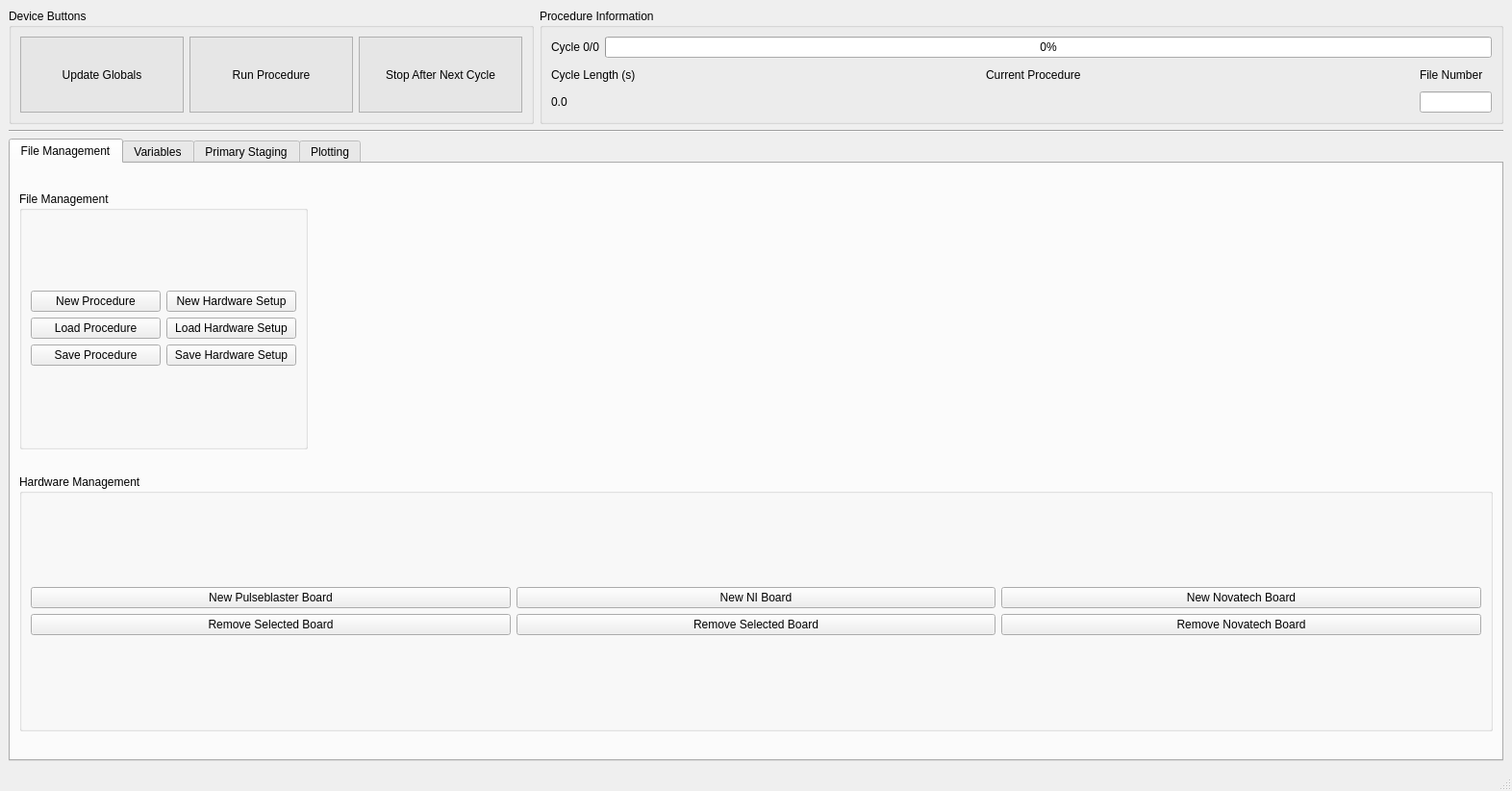
<?xml version="1.0" encoding="UTF-8"?>
<ui version="4.0">
 <class>MainWindow</class>
 <widget class="QMainWindow" name="MainWindow">
  <property name="geometry">
   <rect>
    <x>0</x>
    <y>0</y>
    <width>1572</width>
    <height>822</height>
   </rect>
  </property>
  <property name="windowTitle">
   <string>MainWindow</string>
  </property>
  <widget class="QWidget" name="centralwidget">
   <layout class="QVBoxLayout" name="verticalLayout_8">
    <item>
     <layout class="QVBoxLayout" name="verticalLayout">
      <item>
       <layout class="QHBoxLayout" name="horizontalLayout">
        <item>
         <widget class="QGroupBox" name="groupBox_3">
          <property name="sizePolicy">
           <sizepolicy hsizetype="Maximum" vsizetype="Preferred">
            <horstretch>0</horstretch>
            <verstretch>0</verstretch>
           </sizepolicy>
          </property>
          <property name="minimumSize">
           <size>
            <width>300</width>
            <height>100</height>
           </size>
          </property>
          <property name="maximumSize">
           <size>
            <width>16777215</width>
            <height>120</height>
           </size>
          </property>
          <property name="title">
           <string>Device Buttons</string>
          </property>
          <property name="flat">
           <bool>false</bool>
          </property>
          <property name="checkable">
           <bool>false</bool>
          </property>
          <layout class="QGridLayout" name="gridLayout_5">
           <item row="0" column="0">
            <layout class="QGridLayout" name="gridLayout_8">
             <item row="0" column="1">
              <widget class="QPushButton" name="start_device_button">
               <property name="sizePolicy">
                <sizepolicy hsizetype="Minimum" vsizetype="Expanding">
                 <horstretch>0</horstretch>
                 <verstretch>0</verstretch>
                </sizepolicy>
               </property>
               <property name="minimumSize">
                <size>
                 <width>170</width>
                 <height>0</height>
                </size>
               </property>
               <property name="styleSheet">
                <string notr="true">QPushButton {
	background-color: rgb(230, 230, 230); 
	border-style: solid;
	border-color: rgb(176, 176, 176);
	border-width: 1px;
}
QPushButton:hover {background-color: rgb(210, 255, 190)}
QPushButton:pressed {background-color: rgb(170, 255,130)}</string>
               </property>
               <property name="text">
                <string>Run Procedure</string>
               </property>
               <property name="checkable">
                <bool>false</bool>
               </property>
               <property name="checked">
                <bool>false</bool>
               </property>
               <property name="autoDefault">
                <bool>false</bool>
               </property>
               <property name="default">
                <bool>false</bool>
               </property>
               <property name="flat">
                <bool>false</bool>
               </property>
              </widget>
             </item>
             <item row="0" column="2">
              <widget class="QPushButton" name="stop_device_button">
               <property name="sizePolicy">
                <sizepolicy hsizetype="Minimum" vsizetype="Expanding">
                 <horstretch>0</horstretch>
                 <verstretch>0</verstretch>
                </sizepolicy>
               </property>
               <property name="minimumSize">
                <size>
                 <width>170</width>
                 <height>0</height>
                </size>
               </property>
               <property name="styleSheet">
                <string notr="true">QPushButton {
	background-color: rgb(230, 230, 230); 
	border-style: solid;
	border-color: rgb(176, 176, 176);
	border-width: 1px;
}
QPushButton:hover {background-color: rgb(255, 210, 210)}
QPushButton:pressed {background-color: rgb(255, 170,170)}</string>
               </property>
               <property name="text">
                <string>Stop After Next Cycle</string>
               </property>
              </widget>
             </item>
             <item row="0" column="0">
              <widget class="QPushButton" name="update_globals_button">
               <property name="sizePolicy">
                <sizepolicy hsizetype="Minimum" vsizetype="Expanding">
                 <horstretch>0</horstretch>
                 <verstretch>0</verstretch>
                </sizepolicy>
               </property>
               <property name="minimumSize">
                <size>
                 <width>170</width>
                 <height>0</height>
                </size>
               </property>
               <property name="styleSheet">
                <string notr="true">QPushButton {
	background-color: rgb(230, 230, 230); 
	border-style: solid;
	border-color: rgb(176, 176, 176);
	border-width: 1px;
}
QPushButton:hover {background-color: rgb(210, 230, 255)}
QPushButton:pressed {background-color: rgb(170, 190, 255)}</string>
               </property>
               <property name="text">
                <string>Update Globals</string>
               </property>
              </widget>
             </item>
            </layout>
           </item>
          </layout>
         </widget>
        </item>
        <item>
         <widget class="QGroupBox" name="groupBox_7">
          <property name="title">
           <string>Procedure Information</string>
          </property>
          <layout class="QVBoxLayout" name="verticalLayout_23">
           <item>
            <layout class="QVBoxLayout" name="verticalLayout_22">
             <item>
              <layout class="QHBoxLayout" name="horizontalLayout_3">
               <item>
                <widget class="QLabel" name="cycle_label">
                 <property name="text">
                  <string>Cycle 0/0</string>
                 </property>
                </widget>
               </item>
               <item>
                <widget class="QProgressBar" name="cycle_progress">
                 <property name="minimum">
                  <number>0</number>
                 </property>
                 <property name="maximum">
                  <number>1000</number>
                 </property>
                 <property name="value">
                  <number>0</number>
                 </property>
                </widget>
               </item>
              </layout>
             </item>
             <item>
              <layout class="QGridLayout" name="gridLayout_11">
               <item row="1" column="2">
                <widget class="QLineEdit" name="file_number">
                 <property name="sizePolicy">
                  <sizepolicy hsizetype="Fixed" vsizetype="Fixed">
                   <horstretch>0</horstretch>
                   <verstretch>0</verstretch>
                  </sizepolicy>
                 </property>
                 <property name="maximumSize">
                  <size>
                   <width>75</width>
                   <height>16777215</height>
                  </size>
                 </property>
                 <property name="readOnly">
                  <bool>true</bool>
                 </property>
                </widget>
               </item>
               <item row="0" column="2">
                <widget class="QLabel" name="label_16">
                 <property name="text">
                  <string>File Number</string>
                 </property>
                </widget>
               </item>
               <item row="0" column="1">
                <widget class="QLabel" name="label_15">
                 <property name="text">
                  <string>Current Procedure</string>
                 </property>
                </widget>
               </item>
               <item row="0" column="0">
                <widget class="QLabel" name="label_17">
                 <property name="text">
                  <string>Cycle Length (s)</string>
                 </property>
                </widget>
               </item>
               <item row="1" column="0">
                <widget class="QLabel" name="cycle_length">
                 <property name="text">
                  <string>0.0</string>
                 </property>
                </widget>
               </item>
               <item row="1" column="1">
                <widget class="QLabel" name="current_file">
                 <property name="text">
                  <string/>
                 </property>
                </widget>
               </item>
              </layout>
             </item>
            </layout>
           </item>
          </layout>
         </widget>
        </item>
       </layout>
      </item>
      <item>
       <widget class="Line" name="line">
        <property name="orientation">
         <enum>Qt::Horizontal</enum>
        </property>
       </widget>
      </item>
      <item>
       <widget class="QTabWidget" name="tabWidget_2">
        <property name="currentIndex">
         <number>0</number>
        </property>
        <widget class="QWidget" name="tab">
         <attribute name="title">
          <string>File Management</string>
         </attribute>
         <layout class="QVBoxLayout" name="verticalLayout_9">
          <item>
           <layout class="QVBoxLayout" name="verticalLayout_3">
            <item>
             <spacer name="verticalSpacer">
              <property name="orientation">
               <enum>Qt::Vertical</enum>
              </property>
              <property name="sizeType">
               <enum>QSizePolicy::Fixed</enum>
              </property>
              <property name="sizeHint" stdset="0">
               <size>
                <width>20</width>
                <height>20</height>
               </size>
              </property>
             </spacer>
            </item>
            <item>
             <layout class="QHBoxLayout" name="horizontalLayout_9">
              <item>
               <widget class="QGroupBox" name="groupBox_6">
                <property name="minimumSize">
                 <size>
                  <width>300</width>
                  <height>0</height>
                 </size>
                </property>
                <property name="title">
                 <string>File Management</string>
                </property>
                <layout class="QGridLayout" name="gridLayout_9">
                 <item row="0" column="0">
                  <layout class="QGridLayout" name="gridLayout_3">
                   <item row="1" column="0">
                    <widget class="QPushButton" name="load_button">
                     <property name="text">
                      <string>Load Procedure</string>
                     </property>
                    </widget>
                   </item>
                   <item row="2" column="0">
                    <widget class="QPushButton" name="save_button">
                     <property name="text">
                      <string>Save Procedure</string>
                     </property>
                    </widget>
                   </item>
                   <item row="0" column="1">
                    <widget class="QPushButton" name="new_hardware_button">
                     <property name="text">
                      <string>New Hardware Setup</string>
                     </property>
                    </widget>
                   </item>
                   <item row="2" column="1">
                    <widget class="QPushButton" name="save_hardware_button">
                     <property name="text">
                      <string>Save Hardware Setup</string>
                     </property>
                    </widget>
                   </item>
                   <item row="1" column="1">
                    <widget class="QPushButton" name="load_hardware_button">
                     <property name="text">
                      <string>Load Hardware Setup</string>
                     </property>
                    </widget>
                   </item>
                   <item row="0" column="0">
                    <widget class="QPushButton" name="new_procedure_button">
                     <property name="text">
                      <string>New Procedure</string>
                     </property>
                    </widget>
                   </item>
                  </layout>
                 </item>
                </layout>
               </widget>
              </item>
              <item>
               <spacer name="horizontalSpacer_5">
                <property name="orientation">
                 <enum>Qt::Horizontal</enum>
                </property>
                <property name="sizeHint" stdset="0">
                 <size>
                  <width>40</width>
                  <height>20</height>
                 </size>
                </property>
               </spacer>
              </item>
             </layout>
            </item>
            <item>
             <spacer name="verticalSpacer_6">
              <property name="orientation">
               <enum>Qt::Vertical</enum>
              </property>
              <property name="sizeType">
               <enum>QSizePolicy::Fixed</enum>
              </property>
              <property name="sizeHint" stdset="0">
               <size>
                <width>20</width>
                <height>20</height>
               </size>
              </property>
             </spacer>
            </item>
            <item>
             <widget class="QGroupBox" name="groupBox_8">
              <property name="minimumSize">
               <size>
                <width>0</width>
                <height>50</height>
               </size>
              </property>
              <property name="title">
               <string>Hardware Management</string>
              </property>
              <layout class="QVBoxLayout" name="verticalLayout_13">
               <item>
                <layout class="QGridLayout" name="gridLayout_13">
                 <item row="1" column="0">
                  <widget class="QPushButton" name="new_pulseblaster_button">
                   <property name="text">
                    <string>New Pulseblaster Board</string>
                   </property>
                  </widget>
                 </item>
                 <item row="1" column="2">
                  <widget class="QPushButton" name="new_novatech_button">
                   <property name="text">
                    <string>New Novatech Board</string>
                   </property>
                  </widget>
                 </item>
                 <item row="1" column="1">
                  <widget class="QPushButton" name="new_ni_button">
                   <property name="text">
                    <string>New NI Board</string>
                   </property>
                  </widget>
                 </item>
                 <item row="2" column="1">
                  <widget class="QPushButton" name="remove_ni_button">
                   <property name="text">
                    <string>Remove Selected Board</string>
                   </property>
                  </widget>
                 </item>
                 <item row="2" column="2">
                  <widget class="QPushButton" name="remove_novatech_button">
                   <property name="text">
                    <string>Remove Novatech Board</string>
                   </property>
                  </widget>
                 </item>
                 <item row="2" column="0">
                  <widget class="QPushButton" name="remove_pulseblaster_button">
                   <property name="text">
                    <string>Remove Selected Board</string>
                   </property>
                  </widget>
                 </item>
                </layout>
               </item>
              </layout>
             </widget>
            </item>
            <item>
             <spacer name="verticalSpacer_2">
              <property name="orientation">
               <enum>Qt::Vertical</enum>
              </property>
              <property name="sizeType">
               <enum>QSizePolicy::Fixed</enum>
              </property>
              <property name="sizeHint" stdset="0">
               <size>
                <width>20</width>
                <height>20</height>
               </size>
              </property>
             </spacer>
            </item>
           </layout>
          </item>
         </layout>
        </widget>
        <widget class="QWidget" name="MainTab">
         <attribute name="title">
          <string>Variables</string>
         </attribute>
         <layout class="QHBoxLayout" name="horizontalLayout_8">
          <item>
           <layout class="QHBoxLayout" name="horizontalLayout_2">
            <item>
             <spacer name="horizontalSpacer_3">
              <property name="orientation">
               <enum>Qt::Horizontal</enum>
              </property>
              <property name="sizeHint" stdset="0">
               <size>
                <width>40</width>
                <height>20</height>
               </size>
              </property>
             </spacer>
            </item>
            <item>
             <layout class="QVBoxLayout" name="verticalLayout_10">
              <item>
               <spacer name="verticalSpacer_3">
                <property name="orientation">
                 <enum>Qt::Vertical</enum>
                </property>
                <property name="sizeType">
                 <enum>QSizePolicy::Fixed</enum>
                </property>
                <property name="sizeHint" stdset="0">
                 <size>
                  <width>20</width>
                  <height>20</height>
                 </size>
                </property>
               </spacer>
              </item>
              <item>
               <widget class="QGroupBox" name="groupBox">
                <property name="sizePolicy">
                 <sizepolicy hsizetype="Expanding" vsizetype="Preferred">
                  <horstretch>0</horstretch>
                  <verstretch>0</verstretch>
                 </sizepolicy>
                </property>
                <property name="title">
                 <string>Sequencing Parameters</string>
                </property>
                <layout class="QGridLayout" name="gridLayout_2">
                 <item row="0" column="0">
                  <layout class="QGridLayout" name="gridLayout">
                   <item row="1" column="0">
                    <widget class="QLabel" name="label_4">
                     <property name="text">
                      <string>Steps</string>
                     </property>
                    </widget>
                   </item>
                   <item row="1" column="1">
                    <widget class="QSpinBox" name="steps_num">
                     <property name="minimum">
                      <number>1</number>
                     </property>
                     <property name="maximum">
                      <number>1000</number>
                     </property>
                    </widget>
                   </item>
                   <item row="0" column="0">
                    <widget class="QLabel" name="label_12">
                     <property name="text">
                      <string>Persistent Cycling</string>
                     </property>
                    </widget>
                   </item>
                   <item row="0" column="1" alignment="Qt::AlignHCenter">
                    <widget class="QCheckBox" name="persistent_cb">
                     <property name="text">
                      <string notr="true"/>
                     </property>
                     <property name="iconSize">
                      <size>
                       <width>16</width>
                       <height>16</height>
                      </size>
                     </property>
                    </widget>
                   </item>
                   <item row="2" column="0">
                    <widget class="QLabel" name="label_13">
                     <property name="text">
                      <string>Cycle Delay</string>
                     </property>
                    </widget>
                   </item>
                   <item row="2" column="1">
                    <widget class="QDoubleSpinBox" name="cycle_delay"/>
                   </item>
                  </layout>
                 </item>
                </layout>
               </widget>
              </item>
              <item>
               <spacer name="verticalSpacer_5">
                <property name="orientation">
                 <enum>Qt::Vertical</enum>
                </property>
                <property name="sizeType">
                 <enum>QSizePolicy::Fixed</enum>
                </property>
                <property name="sizeHint" stdset="0">
                 <size>
                  <width>20</width>
                  <height>20</height>
                 </size>
                </property>
               </spacer>
              </item>
              <item>
               <widget class="QGroupBox" name="groupBox_2">
                <property name="title">
                 <string>Current Variables</string>
                </property>
                <layout class="QVBoxLayout" name="verticalLayout_16">
                 <item>
                  <layout class="QVBoxLayout" name="verticalLayout_15">
                   <item>
                    <widget class="QTableWidget" name="current_vars_table">
                     <property name="enabled">
                      <bool>true</bool>
                     </property>
                     <attribute name="horizontalHeaderStretchLastSection">
                      <bool>true</bool>
                     </attribute>
                     <column>
                      <property name="text">
                       <string>Variable</string>
                      </property>
                     </column>
                     <column>
                      <property name="text">
                       <string>Current Value</string>
                      </property>
                     </column>
                    </widget>
                   </item>
                  </layout>
                 </item>
                </layout>
               </widget>
              </item>
              <item>
               <spacer name="verticalSpacer_4">
                <property name="orientation">
                 <enum>Qt::Vertical</enum>
                </property>
                <property name="sizeType">
                 <enum>QSizePolicy::Fixed</enum>
                </property>
                <property name="sizeHint" stdset="0">
                 <size>
                  <width>20</width>
                  <height>20</height>
                 </size>
                </property>
               </spacer>
              </item>
             </layout>
            </item>
            <item>
             <spacer name="horizontalSpacer">
              <property name="orientation">
               <enum>Qt::Horizontal</enum>
              </property>
              <property name="sizeHint" stdset="0">
               <size>
                <width>40</width>
                <height>20</height>
               </size>
              </property>
             </spacer>
            </item>
            <item>
             <widget class="QGroupBox" name="groupBox_4">
              <property name="title">
               <string>Dynamic Process Variables</string>
              </property>
              <layout class="QHBoxLayout" name="horizontalLayout_5">
               <item>
                <layout class="QVBoxLayout" name="verticalLayout_7">
                 <item>
                  <widget class="QListWidget" name="dyn_var_list">
                   <property name="enabled">
                    <bool>true</bool>
                   </property>
                   <property name="sizePolicy">
                    <sizepolicy hsizetype="Expanding" vsizetype="Expanding">
                     <horstretch>0</horstretch>
                     <verstretch>0</verstretch>
                    </sizepolicy>
                   </property>
                   <property name="minimumSize">
                    <size>
                     <width>300</width>
                     <height>0</height>
                    </size>
                   </property>
                   <property name="maximumSize">
                    <size>
                     <width>16777215</width>
                     <height>16777215</height>
                    </size>
                   </property>
                   <property name="alternatingRowColors">
                    <bool>true</bool>
                   </property>
                  </widget>
                 </item>
                 <item>
                  <layout class="QGridLayout" name="gridLayout_4" rowstretch="0,0,0,0,0,0,0,0,0">
                   <item row="3" column="0">
                    <widget class="QLabel" name="label_7">
                     <property name="text">
                      <string>Default</string>
                     </property>
                     <property name="alignment">
                      <set>Qt::AlignRight|Qt::AlignTrailing|Qt::AlignVCenter</set>
                     </property>
                    </widget>
                   </item>
                   <item row="0" column="0">
                    <widget class="QLabel" name="label">
                     <property name="text">
                      <string>Variable Name</string>
                     </property>
                     <property name="alignment">
                      <set>Qt::AlignRight|Qt::AlignTrailing|Qt::AlignVCenter</set>
                     </property>
                    </widget>
                   </item>
                   <item row="1" column="0">
                    <widget class="QLabel" name="label_3">
                     <property name="text">
                      <string>Start</string>
                     </property>
                     <property name="alignment">
                      <set>Qt::AlignRight|Qt::AlignTrailing|Qt::AlignVCenter</set>
                     </property>
                    </widget>
                   </item>
                   <item row="0" column="1">
                    <widget class="QLineEdit" name="dyn_var_name"/>
                   </item>
                   <item row="4" column="0">
                    <widget class="QLabel" name="label_8">
                     <property name="text">
                      <string>Computed Step Size</string>
                     </property>
                     <property name="alignment">
                      <set>Qt::AlignRight|Qt::AlignTrailing|Qt::AlignVCenter</set>
                     </property>
                    </widget>
                   </item>
                   <item row="2" column="0">
                    <widget class="QLabel" name="label_6">
                     <property name="text">
                      <string>End</string>
                     </property>
                     <property name="alignment">
                      <set>Qt::AlignRight|Qt::AlignTrailing|Qt::AlignVCenter</set>
                     </property>
                    </widget>
                   </item>
                   <item row="1" column="1">
                    <widget class="QLineEdit" name="dyn_var_start"/>
                   </item>
                   <item row="4" column="1">
                    <widget class="QLabel" name="dyn_var_stepsize">
                     <property name="text">
                      <string/>
                     </property>
                    </widget>
                   </item>
                   <item row="2" column="1">
                    <widget class="QLineEdit" name="dyn_var_end"/>
                   </item>
                   <item row="3" column="1">
                    <widget class="QLineEdit" name="dyn_var_default"/>
                   </item>
                   <item row="7" column="1">
                    <widget class="QPushButton" name="new_dyn_var">
                     <property name="text">
                      <string>New Dynamic Variable</string>
                     </property>
                    </widget>
                   </item>
                   <item row="5" column="1">
                    <widget class="QCheckBox" name="dyn_var_send">
                     <property name="text">
                      <string>Send Variable</string>
                     </property>
                     <property name="tristate">
                      <bool>false</bool>
                     </property>
                    </widget>
                   </item>
                   <item row="6" column="1">
                    <widget class="QCheckBox" name="dyn_var_log">
                     <property name="text">
                      <string>Logarithmic</string>
                     </property>
                    </widget>
                   </item>
                   <item row="8" column="1">
                    <widget class="QPushButton" name="delete_dyn_var">
                     <property name="text">
                      <string>Delete Selected Dynamic Variable</string>
                     </property>
                    </widget>
                   </item>
                  </layout>
                 </item>
                </layout>
               </item>
              </layout>
             </widget>
            </item>
            <item>
             <spacer name="horizontalSpacer_2">
              <property name="orientation">
               <enum>Qt::Horizontal</enum>
              </property>
              <property name="sizeHint" stdset="0">
               <size>
                <width>40</width>
                <height>20</height>
               </size>
              </property>
             </spacer>
            </item>
            <item>
             <widget class="QGroupBox" name="groupBox_5">
              <property name="title">
               <string>Static process Variables</string>
              </property>
              <layout class="QVBoxLayout" name="verticalLayout_4">
               <item>
                <layout class="QVBoxLayout" name="verticalLayout_5">
                 <item>
                  <widget class="QTableWidget" name="stat_var_table">
                   <property name="sizePolicy">
                    <sizepolicy hsizetype="Fixed" vsizetype="Expanding">
                     <horstretch>0</horstretch>
                     <verstretch>0</verstretch>
                    </sizepolicy>
                   </property>
                   <property name="minimumSize">
                    <size>
                     <width>300</width>
                     <height>0</height>
                    </size>
                   </property>
                   <attribute name="horizontalHeaderDefaultSectionSize">
                    <number>150</number>
                   </attribute>
                   <attribute name="horizontalHeaderStretchLastSection">
                    <bool>true</bool>
                   </attribute>
                   <column>
                    <property name="text">
                     <string>Variable Name</string>
                    </property>
                   </column>
                   <column>
                    <property name="text">
                     <string>Value</string>
                    </property>
                   </column>
                  </widget>
                 </item>
                 <item>
                  <layout class="QGridLayout" name="gridLayout_7">
                   <item row="0" column="0">
                    <widget class="QPushButton" name="new_stat_var">
                     <property name="text">
                      <string>New Static Variable</string>
                     </property>
                    </widget>
                   </item>
                   <item row="1" column="0">
                    <widget class="QPushButton" name="delete_stat_var">
                     <property name="text">
                      <string>Delete Selected Static Variable</string>
                     </property>
                    </widget>
                   </item>
                  </layout>
                 </item>
                </layout>
               </item>
              </layout>
             </widget>
            </item>
            <item>
             <spacer name="horizontalSpacer_4">
              <property name="orientation">
               <enum>Qt::Horizontal</enum>
              </property>
              <property name="sizeHint" stdset="0">
               <size>
                <width>40</width>
                <height>20</height>
               </size>
              </property>
             </spacer>
            </item>
           </layout>
          </item>
         </layout>
        </widget>
        <widget class="QWidget" name="Staging">
         <attribute name="title">
          <string>Primary Staging</string>
         </attribute>
         <layout class="QVBoxLayout" name="verticalLayout_11">
          <item>
           <layout class="QGridLayout" name="gridLayout_6">
            <item row="0" column="0">
             <widget class="QTabWidget" name="StagingTabs">
              <property name="sizePolicy">
               <sizepolicy hsizetype="Expanding" vsizetype="Expanding">
                <horstretch>0</horstretch>
                <verstretch>0</verstretch>
               </sizepolicy>
              </property>
              <property name="currentIndex">
               <number>0</number>
              </property>
              <widget class="QWidget" name="digital_tab">
               <attribute name="title">
                <string>Digital Outputs</string>
               </attribute>
              </widget>
              <widget class="QWidget" name="analog_tab">
               <attribute name="title">
                <string>Analog Outputs</string>
               </attribute>
              </widget>
              <widget class="QWidget" name="novatech_tab">
               <attribute name="title">
                <string>Novatech Outputs</string>
               </attribute>
              </widget>
             </widget>
            </item>
           </layout>
          </item>
         </layout>
        </widget>
        <widget class="QWidget" name="tab_2">
         <attribute name="title">
          <string>Plotting</string>
         </attribute>
         <layout class="QVBoxLayout" name="verticalLayout_19">
          <item>
           <layout class="QVBoxLayout" name="verticalLayout_17">
            <item>
             <layout class="QGridLayout" name="gridLayout_10">
              <item row="0" column="0">
               <widget class="QLabel" name="label_5">
                <property name="text">
                 <string>Choose which channels to plot</string>
                </property>
               </widget>
              </item>
              <item row="1" column="0">
               <widget class="QLabel" name="label_9">
                <property name="text">
                 <string>Digital Channels</string>
                </property>
               </widget>
              </item>
              <item row="1" column="1">
               <widget class="QLabel" name="label_10">
                <property name="text">
                 <string>Analog Channels</string>
                </property>
               </widget>
              </item>
              <item row="1" column="2">
               <widget class="QLabel" name="label_11">
                <property name="text">
                 <string>Novatech Channels</string>
                </property>
               </widget>
              </item>
              <item row="2" column="3">
               <widget class="QPushButton" name="plot_button">
                <property name="text">
                 <string>Plot</string>
                </property>
               </widget>
              </item>
              <item row="0" column="3">
               <layout class="QHBoxLayout" name="horizontalLayout_4">
                <item>
                 <widget class="QLabel" name="label_14">
                  <property name="text">
                   <string>Cycle Number</string>
                  </property>
                 </widget>
                </item>
                <item>
                 <widget class="QSpinBox" name="cycle_plot_number">
                  <property name="wrapping">
                   <bool>false</bool>
                  </property>
                  <property name="minimum">
                   <number>1</number>
                  </property>
                  <property name="maximum">
                   <number>1000</number>
                  </property>
                 </widget>
                </item>
               </layout>
              </item>
             </layout>
            </item>
            <item>
             <layout class="QVBoxLayout" name="verticalLayout_20">
              <item>
               <widget class="QWidget" name="widget" native="true">
                <property name="sizePolicy">
                 <sizepolicy hsizetype="Preferred" vsizetype="Expanding">
                  <horstretch>0</horstretch>
                  <verstretch>0</verstretch>
                 </sizepolicy>
                </property>
                <layout class="QVBoxLayout" name="verticalLayout_21">
                 <item>
                  <layout class="QVBoxLayout" name="plot_layout"/>
                 </item>
                </layout>
               </widget>
              </item>
             </layout>
            </item>
           </layout>
          </item>
         </layout>
        </widget>
       </widget>
      </item>
     </layout>
    </item>
   </layout>
  </widget>
  <widget class="QMenuBar" name="menubar">
   <property name="geometry">
    <rect>
     <x>0</x>
     <y>0</y>
     <width>1572</width>
     <height>21</height>
    </rect>
   </property>
  </widget>
  <widget class="QStatusBar" name="statusbar"/>
 </widget>
 <resources/>
 <connections/>
</ui>
